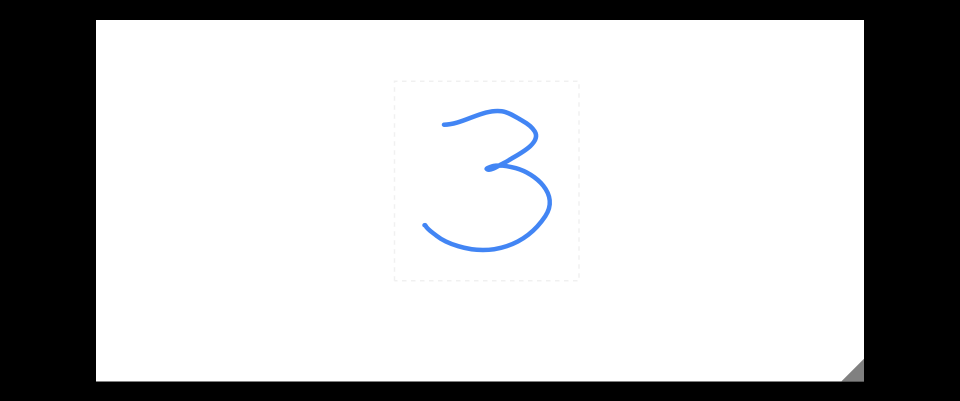
#> input picture data/viz/3.png, 1920 x 802 px, given in place of trex.png, which was not available (shown at 1/2 size)
$ jupyter execute session3_inclass_nmh.ipynb   (text cells are left out)
#> lines starting #> are read from the running program, lines starting #| are printed output that depends on the picture; after the words box and inside, x2 and y2 are one past the last pixel; in counts of white or black regions, pixels touching at a corner belong together; pictures that were not available may be replaced by others from this repository, and a replacement may not be noted
[cell 1]
# We need to include the home directory in our path, so we can read in our own module.
import os
import sys
sys.path.append(os.path.join(".."))
import cv2
import numpy as np
from utils.imutils import jimshow
from utils.imutils import jimshow_channel
import matplotlib.pyplot as plt

[cell 2]
# load our dino pal
image = cv2.imread(os.path.join("..", "data", "img", "trex.png"))
#> image is the input picture: shape (802, 1920, 3); mean B, G, R 183.7, 183.2, 182.9
width = image.shape[1] # assigning names to the dimensions
#> width = 1920
height = image.shape[0]
#> height = 802

[cell 3]
M = cv2.getRotationMatrix2D((width/2, height/2), -45, 0.7)

[cell 4]
M

[cell 5]
rotated = cv2.warpAffine(image, M, (width, height))
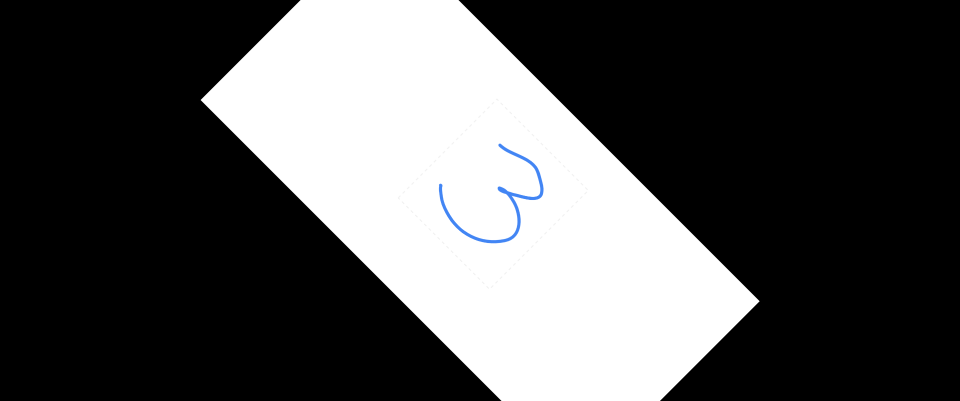
#> rotated: shape (802, 1920, 3) (shown at 1/2 size); mean B, G, R 81.8, 81.6, 81.4

[cell 6]
jimshow(rotated, "Rotated 45 degrees around center")
#> (this line was passed over: utils is not available in this run)

[cell 7]
# load our dino pal
image = cv2.imread(os.path.join("..", "data", "img", "trex.png"))
width = image.shape[1]
height = image.shape[0]

[cell 8]
M = np.float64([[1, 0, 25],
                [0, 1, 50]])

[cell 9]
shifted = cv2.warpAffine(image, M, (width, height))
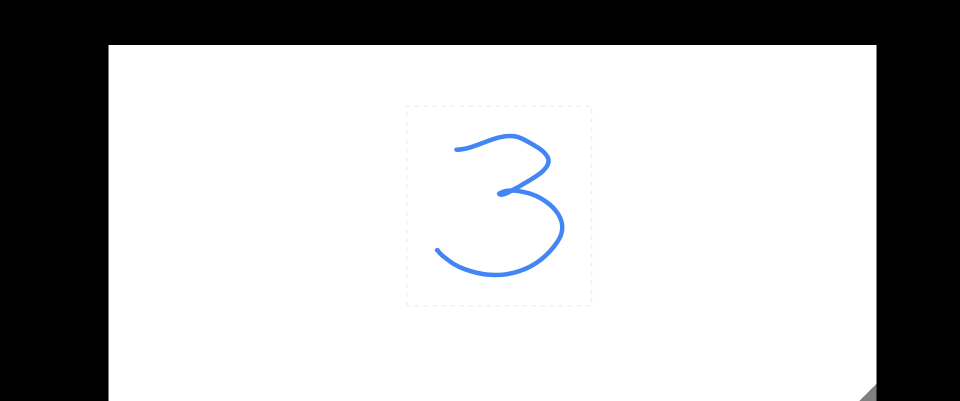
#> shifted: shape (802, 1920, 3) (shown at 1/2 size); mean B, G, R 181, 180.5, 180.2

[cell 10]
jimshow(shifted, "Shifted down and right")
#> (this line was passed over: utils is not available in this run)

[cell 11]
# cv2.rectangle(image, start_point, end_point, color, thickness (negative thickness fills out the shape))
cv2.rectangle(image, (225, 40), (330, 130), (255,0,0), 1)
#> image: shape (802, 1920, 3); 0.03% of pixels changed, all inside (x1, y1, x2, y2) = (225, 40, 331, 131)
jimshow(image)
#> (this line was passed over: utils is not available in this run)

[cell 12]
(centerX, centerY) = (width // 2, height // 2)
#> centerX = 960; centerY = 401

[cell 13]
# cv2.circl(image, cent_coords, radio, colour, thickness (negative thickness fills out the space))
cv2.circle(image, (centerX, centerY), 50, (120,20,120), 2)
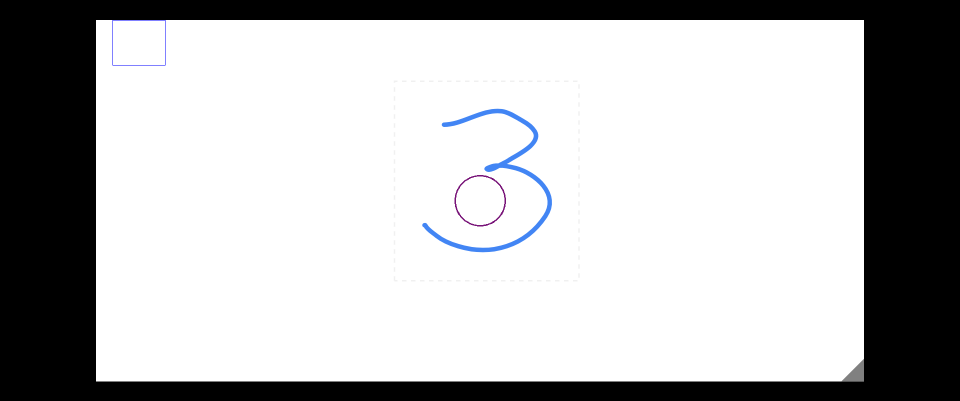
#> image: shape (802, 1920, 3) (shown at 1/2 size); mean B, G, R 183.7, 183, 182.8
jimshow(image)
#> (this line was passed over: utils is not available in this run)

[cell 14]
# load our dino pal
image = cv2.imread(os.path.join("..", "data", "img", "trex.png"))

[cell 15]
# Create a 300x300 array of zeros
zeros = np.zeros((300, 300), dtype = "uint8")

[cell 16]
rect = cv2.rectangle(zeros, (25, 25), (275, 275), 255, -1)
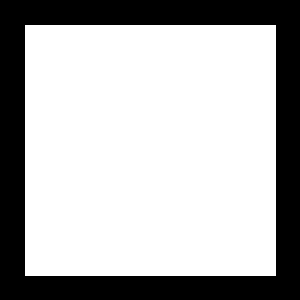
#> zeros: shape (300, 300); 70% white; 1 black region, box (x1, y1, x2, y2) and area: (0, 0, 300, 300) 26999

[cell 17]
jimshow_channel(rect)
#> (this line was passed over: utils is not available in this run)

[cell 18]
# circle
zeros = np.zeros((300, 300), dtype = "uint8")

[cell 19]
circ = cv2.circle(zeros, (150, 150), 150, 255, -1)
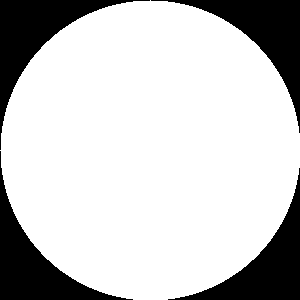
#> zeros: shape (300, 300); 78.5% white; 4 black regions, box (x1, y1, x2, y2) and area: (0, 0, 150, 150) 4980, (151, 0, 300, 133) 4830, (0, 151, 133, 300) 4830, (168, 168, 300, 300) 4681

[cell 20]
jimshow_channel(circ)
#> (this line was passed over: utils is not available in this run)

[cell 21]
# Mask should be same shape as image
mask = np.zeros(image.shape[:2], dtype="uint8")

[cell 22]
mask = cv2.rectangle(mask, (100,100), (200, 200), 255, -1)

[cell 23]
jimshow_channel(mask)
#> (this line was passed over: utils is not available in this run)
